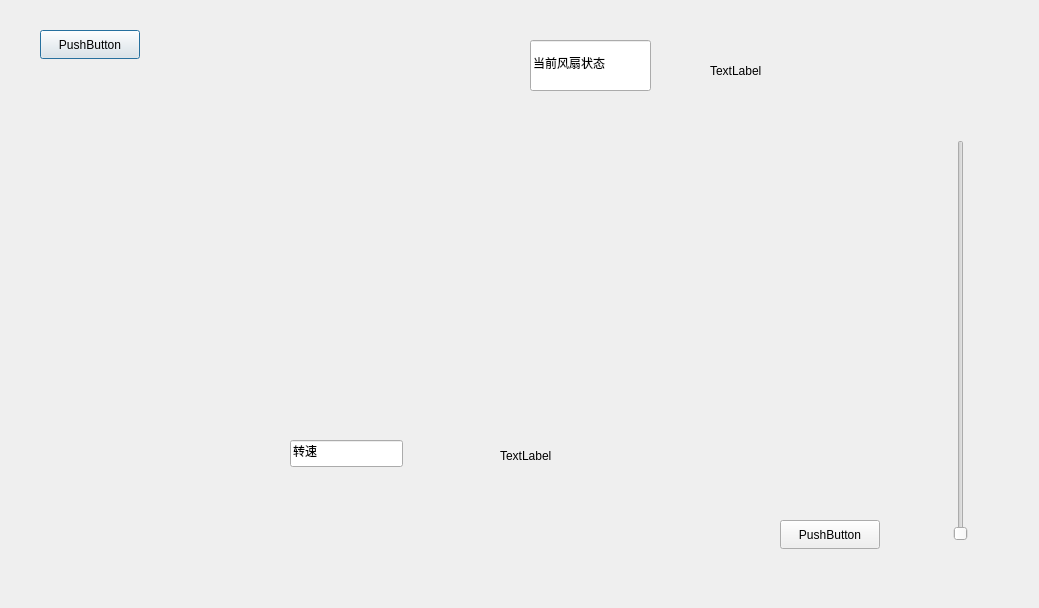
<?xml version="1.0" encoding="UTF-8"?>
<ui version="4.0">
 <class>fanDialog</class>
 <widget class="QDialog" name="fanDialog">
  <property name="geometry">
   <rect>
    <x>0</x>
    <y>0</y>
    <width>1039</width>
    <height>608</height>
   </rect>
  </property>
  <property name="windowTitle">
   <string>Dialog</string>
  </property>
  <widget class="QPushButton" name="backbtn">
   <property name="geometry">
    <rect>
     <x>40</x>
     <y>30</y>
     <width>100</width>
     <height>29</height>
    </rect>
   </property>
   <property name="text">
    <string>PushButton</string>
   </property>
  </widget>
  <widget class="QPushButton" name="commitbtn">
   <property name="geometry">
    <rect>
     <x>780</x>
     <y>520</y>
     <width>100</width>
     <height>29</height>
    </rect>
   </property>
   <property name="text">
    <string>PushButton</string>
   </property>
  </widget>
  <widget class="QLineEdit" name="lineEdit_2">
   <property name="geometry">
    <rect>
     <x>530</x>
     <y>40</y>
     <width>121</width>
     <height>51</height>
    </rect>
   </property>
   <property name="text">
    <string>当前风扇状态</string>
   </property>
  </widget>
  <widget class="QLineEdit" name="lineEdit_4">
   <property name="geometry">
    <rect>
     <x>290</x>
     <y>440</y>
     <width>113</width>
     <height>27</height>
    </rect>
   </property>
   <property name="text">
    <string>转速</string>
   </property>
  </widget>
  <widget class="QLabel" name="fanstate">
   <property name="geometry">
    <rect>
     <x>710</x>
     <y>20</y>
     <width>91</width>
     <height>101</height>
    </rect>
   </property>
   <property name="text">
    <string>TextLabel</string>
   </property>
  </widget>
  <widget class="QLabel" name="fanspeed">
   <property name="geometry">
    <rect>
     <x>500</x>
     <y>430</y>
     <width>131</width>
     <height>51</height>
    </rect>
   </property>
   <property name="text">
    <string>TextLabel</string>
   </property>
  </widget>
  <widget class="QSlider" name="verticalSlider">
   <property name="geometry">
    <rect>
     <x>940</x>
     <y>140</y>
     <width>41</width>
     <height>401</height>
    </rect>
   </property>
   <property name="orientation">
    <enum>Qt::Vertical</enum>
   </property>
  </widget>
 </widget>
 <resources/>
 <connections/>
</ui>
